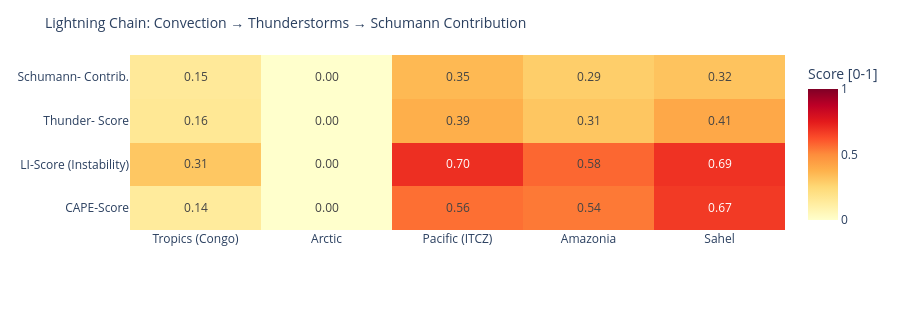

Source (notebook cell):
### Code cell
# ============================================================
# LIGHTNING CHAIN: Convection → Thunderstorms → Schumann
# Shows the causal chain per measurement point as heatmap
# ============================================================

def cape_score(v):
    """CAPE → normalized score [0,1]"""
    if v is None or pd.isna(v): return 0.0
    return min(1.0, float(v) / 3000)

def li_score(v):
    """Lifted Index: negative = unstable → score [0,1]"""
    if v is None or pd.isna(v): return 0.3
    return min(1.0, max(0.0, (-float(v) + 6) / 12))

def cloud_score(v):
    if v is None or pd.isna(v): return 0.3
    return float(v) / 100

def thunder_score(row):
    """Kombinierter Gewitterwahrscheinlichkeits-Score
    CAPE + LI + Bedeckung + WMO-Gewitter + konvektiver Niederschlag (showers)
    Hinweis: X-Ray und Kp sind kein Bestandteil – nur geomagn./solarer Kontext.
    """
    cs = cape_score(row.get('cape'))
    ls = li_score(row.get('li'))
    cl = cloud_score(row.get('cloud'))
    t  = 1.0 if row.get('thunderstorm') else 0.0
    # Convective precipitation (showers) as additional indicator
    sh = min(1.0, (row.get('showers') or 0) / 5.0)
    return round(cs * 0.30 + ls * 0.25 + cl * 0.15 + t * 0.20 + sh * 0.10, 3)

def schumann_contribution(t_score, lat):
    """Schumann contribution: higher in tropics (±30°), scaled by thunderstorm score"""
    lat_weight = max(0.3, 1.0 - abs(lat) / 60)
    return round(t_score * lat_weight, 3)

df_atm['cape_score']   = df_atm.apply(lambda r: cape_score(r['cape']), axis=1)
df_atm['li_score']     = df_atm.apply(lambda r: li_score(r['li']),    axis=1)
df_atm['thunder_score']= df_atm.apply(lambda r: thunder_score(r.to_dict()), axis=1)
df_atm['schumann_contribution'] = df_atm.apply(
    lambda r: schumann_contribution(r['thunder_score'], r['lat']), axis=1)

metrics = ['cape_score', 'li_score', 'thunder_score', 'schumann_contribution']
labels  = ['CAPE-Score', 'LI-Score\n(Instability)', 'Thunder-\nScore', 'Schumann-\nContrib.']
z_data  = [df_atm[m].tolist() for m in metrics]

fig = go.Figure(go.Heatmap(
    z=z_data,
    x=df_atm['point'].tolist(),
    y=labels,
    colorscale='YlOrRd',
    zmin=0, zmax=1,
    text=[[f'{v:.2f}' for v in row] for row in z_data],
    texttemplate='%{text}', textfont=dict(size=12),
    colorbar=dict(title='Score [0-1]')
))
fig.update_layout(
    title=dict(text='Lightning Chain: Convection → Thunderstorms → Schumann Contribution', font=dict(size=14)),
    height=310,
    plot_bgcolor='rgba(0,0,0,0)', paper_bgcolor='rgba(0,0,0,0)',
    margin=dict(l=130, r=80, t=55, b=80)
)
fig.show()

### Figure 1 — Plotly figure (JSON) as saved in the notebook; plotly's stock layout.template omitted (floating-point values rounded to 4 significant figures)
{"data": [{"colorbar": {"title": {"text": "Score [0-1]"}}, "colorscale": [[0.0, "rgb(255,255,204)"], [0.125, "rgb(255,237,160)"], [0.25, "rgb(254,217,118)"], [0.375, "rgb(254,178,76)"], [0.5, "rgb(253,141,60)"], [0.625, "rgb(252,78,42)"], [0.75, "rgb(227,26,28)"], [0.875, "rgb(189,0,38)"], [1.0, "rgb(128,0,38)"]], "text": [["0.14", "0.00", "0.56", "0.54", "0.67"], ["0.31", "0.00", "0.70", "0.58", "0.69"], ["0.16", "0.00", "0.39", "0.31", "0.41"], ["0.15", "0.00", "0.35", "0.29", "0.32"]], "textfont": {"size": 12}, "texttemplate": "%{text}", "type": "heatmap", "x": ["Tropics (Congo)", "Arctic", "Pacific (ITCZ)", "Amazonia", "Sahel"], "y": ["CAPE-Score", "LI-Score\n(Instability)", "Thunder-\nScore", "Schumann-\nContrib."], "z": [[0.1367, 0.0, 0.56, 0.54, 0.6733], [0.3083, 0.0, 0.7, 0.575, 0.6917], [0.157, 0.0, 0.385, 0.312, 0.409], [0.147, 0.0, 0.353, 0.286, 0.32]], "zmax": 1, "zmin": 0}], "layout": {"height": 310, "margin": {"b": 80, "l": 130, "r": 80, "t": 55}, "paper_bgcolor": "rgba(0,0,0,0)", "plot_bgcolor": "rgba(0,0,0,0)", "title": {"font": {"size": 14}, "text": "Lightning Chain: Convection → Thunderstorms → Schumann Contribution"}}}
